Frame 1 (no input): blank canvas, image omitted
Frame 60 (the mouse pressed at the canvas centre just before this capture): blank canvas, image omitted
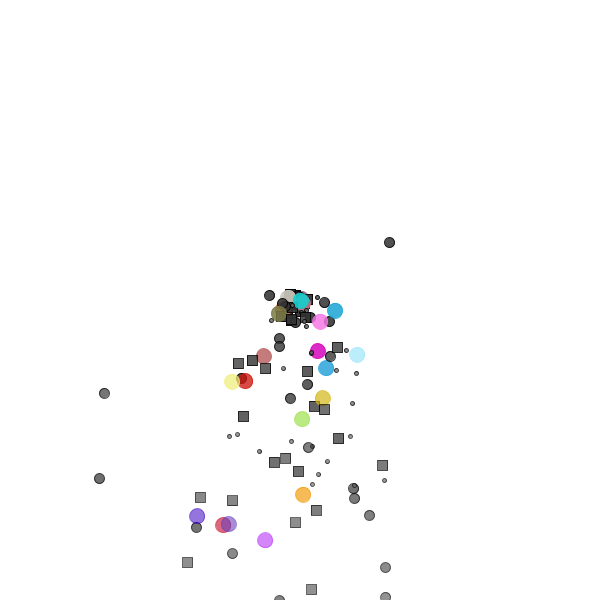
Frame 120 (the mouse held since frame 60 and released just before this capture)

The Processing sketch whose frames 1 and 60 were blank and that drew this single picture after the mouse press (run headless with seeded random() and noise(); from frame 60 on, the mouse is pressed at the canvas centre):

// Processing sketch: ParticleSystem1
// ── ParticleSystem1.pde
ArrayList<ParticleSystem> slist;
ParticleSystem ps;
PVector g = new PVector(0, 0.1);

void setup() {
  size(600, 600);
  background(255);
  //ps = new ParticleSystem(width / 2, 40);
  slist = new ArrayList<ParticleSystem>();

}


void draw() {
  //ParticleSystem ps = slist.get(0);
  background(255);
  for(int i = 0; i < slist.size(); i++){
    ParticleSystem ps = slist.get(i);
    ParticleSystem ps2 = slist.get(i);
    if (keyPressed){
      if(key == 'd'){
        PVector wind = new PVector(0.1, 0);
        ps.applyForce(wind);
        ps2.applyForce(wind);
      }
    }

    ps.applyForce(g);
    ps2.applyForce(g);
    ps.addParticle();
    ps2.addParticle();
    ps.run();
    
    
  }
  
  
  
}

void mousePressed(){
  slist.add(new ParticleSystem(mouseX, mouseY));
  
}

void keyPressed(){
 if(key == 'w'){
   g.add(0, 0.1);
 } 
 if(key == 's'){
   g.add(0, -0.1);
 }
  
}

// ── ColorParticle.pde
class ColorParticle extends Particle{
  color c = color(random(0, 255), random(255), random(255));
  ColorParticle(PVector location){
   super(location); 
   
  }
  
  void display(){
   stroke(c, lifespan);
   fill(c, lifespan);
   ellipse(l.x, l.y, 15, 15);
  }
  
  
}

// ── CrazyParticle.pde
class CrazyParticle extends Particle{
 
  CrazyParticle(PVector location){
      super(location);
      l = location.get();
      v = new PVector(random(-6, 6), random(-6, 6));
      a = new PVector(0, 0.1);
      lifespan = 255;
  }
  

  
  
  
}

// ── Particle.pde
class Particle{
  float x, y, lifespan;
  PVector l, v, a;
  
  Particle(PVector location){
      l = location.get();
      v = new PVector(random(-2, 2), random(-2, 1));
      a = new PVector(0, 0.1);
      lifespan = 255;
  }
  
  void applyForce(PVector force){
   a.add(force);
    
  }
  
  void update(){
    v.add(a);
    l.add(v);
    a.mult(0);
    
    lifespan -= 2;
  }
  
  boolean isDead(){
   if(lifespan < 0){
    return true; 
   } else {
    return false; 
   }
  }
  
  void display(){
   stroke(0, lifespan);
   fill(50, lifespan);
   ellipse(l.x, l.y, 10, 10); 
  }
  
  
}

// ── ParticleSystem.pde
class ParticleSystem {

  ArrayList<Particle> plist;
  float x, y;

  ParticleSystem(float x1, float y1) {
    x = x1;
    y = y1;
    plist = new ArrayList<Particle>();
  }

  void addParticle() {
    float r = random(1);
    if (r < 0.1) {
      plist.add(new CrazyParticle(new PVector(x, y)));
    } else if (r < 0.3) {
      plist.add(new Particle(new PVector(x, y)));
    } else if (r < 0.6){
      plist.add(new SquareParticle(new PVector(x, y)));
    } else if (r < 0.8) {
     plist.add(new SmallParticle(new PVector(x, y))); 
    } else {
      plist.add(new ColorParticle(new PVector(x, y))); 
    }
  }
  
  void applyForce(PVector force){
   for(Particle p : plist){
    p.applyForce(force); 
   }
    
  }

  void run() {


    for (int i = plist.size() - 1; i > 0; i--) {
      Particle p = plist.get(i);

      p.update();
      p.display();

      if (p.isDead()) {
        plist.remove(i);
      }
    }
  }
}

// ── SmallParticle.pde
class SmallParticle extends Particle{
  
  SmallParticle(PVector location){
   super(location); 
  }
  
  void display(){
   stroke(0, lifespan);
   fill(100, lifespan);
   ellipse(l.x, l.y, 4, 4);
  }
  
  
}

// ── SquareParticle.pde
class SquareParticle extends Particle{
  
  SquareParticle(PVector location){
   super(location); 
  }
  
  void display(){
   stroke(0, lifespan);
   fill(50, lifespan);
   rectMode(CENTER);
   rect(l.x, l.y, 10, 10); 
  }
  
  
}
